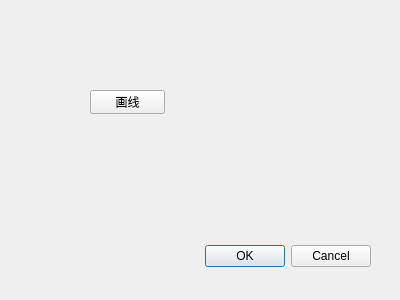
<?xml version="1.0" encoding="UTF-8"?>
<ui version="4.0">
 <class>Dialog</class>
 <widget class="QDialog" name="Dialog">
  <property name="geometry">
   <rect>
    <x>0</x>
    <y>0</y>
    <width>400</width>
    <height>300</height>
   </rect>
  </property>
  <property name="windowTitle">
   <string>Dialog</string>
  </property>
  <widget class="QDialogButtonBox" name="buttonBox">
   <property name="geometry">
    <rect>
     <x>30</x>
     <y>240</y>
     <width>341</width>
     <height>32</height>
    </rect>
   </property>
   <property name="orientation">
    <enum>Qt::Horizontal</enum>
   </property>
   <property name="standardButtons">
    <set>QDialogButtonBox::Cancel|QDialogButtonBox::Ok</set>
   </property>
  </widget>
  <widget class="QPushButton" name="pushButton">
   <property name="geometry">
    <rect>
     <x>90</x>
     <y>90</y>
     <width>75</width>
     <height>24</height>
    </rect>
   </property>
   <property name="text">
    <string>画线</string>
   </property>
  </widget>
 </widget>
 <resources/>
 <connections>
  <connection>
   <sender>buttonBox</sender>
   <signal>accepted()</signal>
   <receiver>Dialog</receiver>
   <slot>accept()</slot>
   <hints>
    <hint type="sourcelabel">
     <x>248</x>
     <y>254</y>
    </hint>
    <hint type="destinationlabel">
     <x>157</x>
     <y>274</y>
    </hint>
   </hints>
  </connection>
  <connection>
   <sender>buttonBox</sender>
   <signal>rejected()</signal>
   <receiver>Dialog</receiver>
   <slot>reject()</slot>
   <hints>
    <hint type="sourcelabel">
     <x>316</x>
     <y>260</y>
    </hint>
    <hint type="destinationlabel">
     <x>286</x>
     <y>274</y>
    </hint>
   </hints>
  </connection>
 </connections>
</ui>
